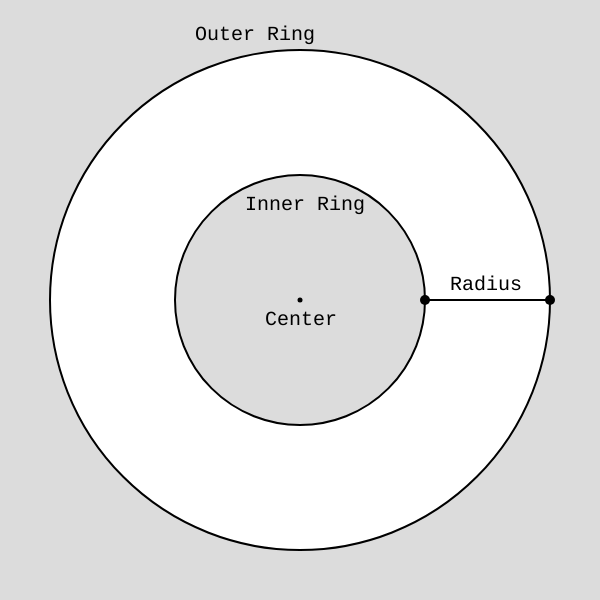
Frame 1 (no input)
Frame 60 (no input): identical to frame 1, image omitted
Frame 120 (the mouse pressed at the canvas centre since frame 60): identical to frame 1, image omitted

The p5.js sketch that drew this single still picture (run headless with seeded random() and noise() and a simulated clock; from frame 60 on, the mouse is pressed at the canvas centre):

// p5.js sketch
// ── sketch.js
function setup() {
    createCanvas(600, 600);
  }
  
  function draw() {
    background(220);

    //case 2 static
    strokeWeight(2);
    fill('white');
    circle(300, 300, 500);

    //strokeWeight(1);
    fill(220);
    circle(300, 300, 250);

    strokeWeight(2);
    line(425, 300, 550, 300);

    strokeWeight(5);
    point(300, 300);

    strokeWeight(10);
    point(425, 300);
    point(550, 300);

    fill(0);
    strokeWeight(2);
    textSize(20);
    textFont('Monospace');
    text('Outer Ring', 195, 40);
    text('Inner Ring', 245, 210);
    text('Center', 265, 325);
    text('Radius', 450, 290);
  }

  
